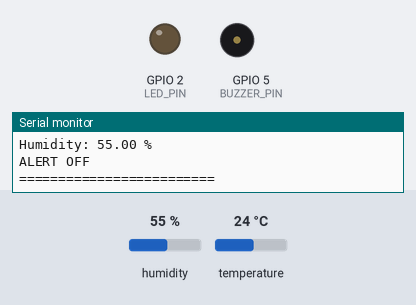
A sketch run on a simulated ESP32. On the bench: output pins drawn as LEDs (lit = HIGH), buzzer (waves = sounding, pin HIGH), the last lines printed to the serial monitor. The test bench sets the inputs (shaded band); at power-on: humidity 55 %, temperature 24 °C. WiFi joins after 1.5 s; servers stay silent unless stated.

Above: at 5.2 s.
5.3 s: humidity set to 31 %
8.0 s: humidity set to 28 %
At 8.9 s:
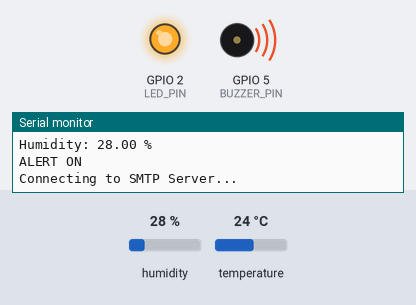
10.7 s: humidity set to 40 %
At 12.2 s:
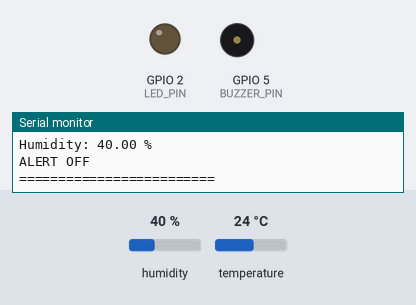
13.4 s: humidity set to 22 %
At 16.1 s:
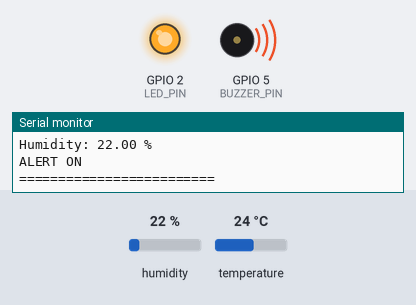
Timing chart, 0 to 17.6 s (numbered marks = the images above; inputs shaded):
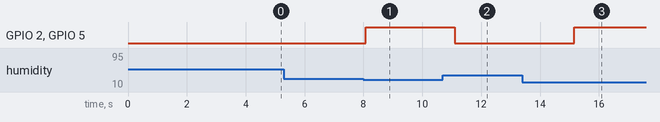

Measured:
- the behaviour switches between 30 and 29 % on humidity (found by bisection; images 0 and 1)
- after the input at 8.0 s, GPIO 2 (LED_PIN), GPIO 5 (BUZZER_PIN): LOW → HIGH after 0.08 s
- after the input at 10.7 s, GPIO 2 (LED_PIN), GPIO 5 (BUZZER_PIN): HIGH → LOW after 0.41 s
- after the input at 13.4 s, GPIO 2 (LED_PIN), GPIO 5 (BUZZER_PIN): LOW → HIGH after 1.8 s

The sketch:

Temp_Humidity_code.ino
```cpp
#include <WiFi.h>
#include <ESP_Mail_Client.h>
#include <DHT.h>

// ===== WIFI =====
#define WIFI_SSID "***************"
#define WIFI_PASSWORD "***************"

// ===== EMAIL =====
#define SMTP_HOST "smtp.gmail.com"
#define SMTP_PORT 465

#define AUTHOR_EMAIL "***************"
#define AUTHOR_PASSWORD "***************"

#define RECIPIENT_EMAIL "***************"

// ===== SENSOR =====
#define DHTPIN 4
#define DHTTYPE DHT11

// ===== OUTPUTS =====
#define LED_PIN 2
#define BUZZER_PIN 5

DHT dht(DHTPIN, DHTTYPE);

// ===== THRESHOLDS =====
float tempHigh = 30.0;
float tempLow = 18.0;

float humHigh = 60.0;
float humLow = 30.0;

// ===== EMAIL TIMER =====
unsigned long lastEmailTime = 0;

const unsigned long emailInterval = 60000; // 60 seconds

// ===== SMTP SESSION =====
SMTPSession smtp;

// ===== EMAIL FUNCTION =====
void sendEmail(String msg) {

  SMTP_Message message;

  message.sender.name = "ESP32 Alert System";
  message.sender.email = AUTHOR_EMAIL;

  message.subject = "Environment Alert";

  message.addRecipient("User", RECIPIENT_EMAIL);

  message.text.content = msg.c_str();

  ESP_Mail_Session session;

  session.server.host_name = SMTP_HOST;
  session.server.port = SMTP_PORT;

  session.login.email = AUTHOR_EMAIL;
  session.login.password = AUTHOR_PASSWORD;

  session.time.ntp_server = "pool.ntp.org,time.nist.gov";
  session.time.gmt_offset = 5.5;
  session.time.day_light_offset = 0;

  Serial.println("Connecting to SMTP Server...");

  if (!smtp.connect(&session)) {

    Serial.println("SMTP Connection Failed!");
    Serial.println(smtp.errorReason());

    return;
  }

  if (!MailClient.sendMail(&smtp, &message)) {

    Serial.println("Email Sending Failed!");
    Serial.println(smtp.errorReason());
  }

  else {

    Serial.println("Email Sent Successfully!");
  }

  smtp.closeSession();
}

// ===== SETUP =====
void setup() {

  Serial.begin(115200);

  pinMode(LED_PIN, OUTPUT);
  pinMode(BUZZER_PIN, OUTPUT);

  digitalWrite(LED_PIN, LOW);
  digitalWrite(BUZZER_PIN, LOW);

  dht.begin();

  delay(2000);

  Serial.println("DHT11 Initialized");

  // ===== WIFI CONNECTION =====

  Serial.println("Connecting to WiFi");

  WiFi.begin(WIFI_SSID, WIFI_PASSWORD);

  int attempts = 0;

  while (WiFi.status() != WL_CONNECTED && attempts < 20) {

    delay(1000);

    Serial.print(".");

    attempts++;
  }

  if (WiFi.status() == WL_CONNECTED) {

    Serial.println("\nWiFi Connected!");

    Serial.print("IP Address: ");
    Serial.println(WiFi.localIP());
  }

  else {

    Serial.println("\nWiFi Connection Failed!");
  }
}

// ===== LOOP =====
void loop() {

  // ===== RECONNECT WIFI =====

  if (WiFi.status() != WL_CONNECTED) {

    Serial.println("WiFi Reconnecting...");

    WiFi.begin(WIFI_SSID, WIFI_PASSWORD);

    delay(5000);

    return;
  }

  // ===== READ SENSOR =====

  float temp = dht.readTemperature();
  float hum = dht.readHumidity();

  // ===== SENSOR ERROR CHECK =====

  if (isnan(temp) || isnan(hum)) {

    Serial.println("DHT SENSOR ERROR!");

    delay(2000);

    return;
  }

  // ===== SERIAL MONITOR =====

  Serial.println("\n====== SENSOR DATA ======");

  Serial.print("Temperature: ");
  Serial.print(temp);
  Serial.println(" °C");

  Serial.print("Humidity: ");
  Serial.print(hum);
  Serial.println(" %");

  // ===== DANGER CONDITION =====

  bool dangerCondition =
      (temp > tempHigh || temp < tempLow ||
       hum > humHigh || hum < humLow);

  // ===== ALERT ACTIVE =====

  if (dangerCondition) {

    digitalWrite(LED_PIN, HIGH);
    digitalWrite(BUZZER_PIN, HIGH);

    Serial.println("ALERT ON");

    // ===== SEND EMAIL EVERY 30 SECONDS =====

    if (millis() - lastEmailTime >= emailInterval || lastEmailTime == 0) {

      String msg = "WARNING!\n\n";

      msg += "Temperature: ";
      msg += String(temp);
      msg += " °C\n";

      msg += "Humidity: ";
      msg += String(hum);
      msg += " %";

      sendEmail(msg);

      lastEmailTime = millis();

      Serial.println("EMAIL SENT");
    }
  }

  // ===== SAFE CONDITION =====

  else {

    digitalWrite(LED_PIN, LOW);
    digitalWrite(BUZZER_PIN, LOW);

    Serial.println("ALERT OFF");
  }

  Serial.println("=========================");

  delay(2000);
}
```
